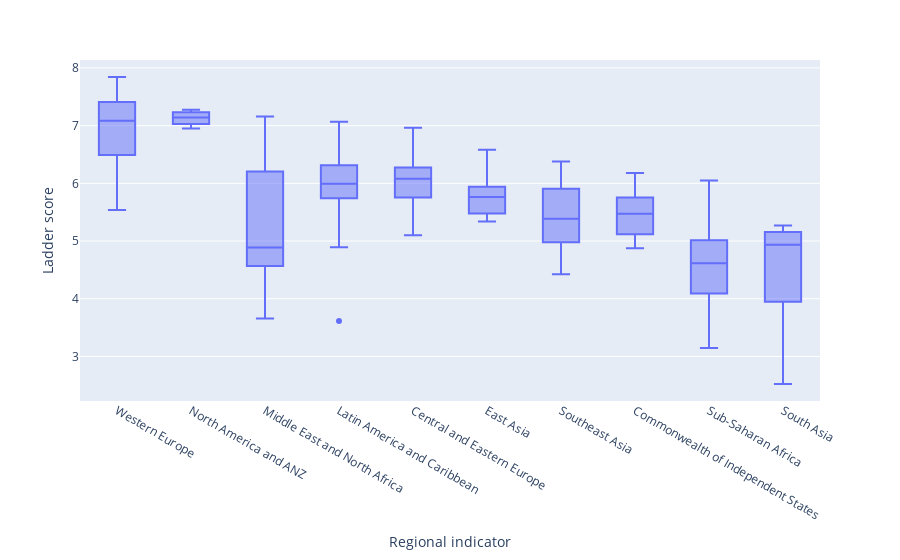

Notebook cell for this chart:
### Code cell
px.box(a, x = "Regional indicator", y = 'Ladder score' )

### Figure 1 — Plotly figure (JSON) as saved in the notebook; plotly's stock layout.template omitted (floating-point values rounded to 4 significant figures; data arrays with more than 128 entries replaced by an {"elided": "..."} marker saying what was removed)
{"data": [{"alignmentgroup": "True", "hovertemplate": "Regional indicator=%{x}<br>Ladder score=%{y}<extra></extra>", "legendgroup": "", "marker": {"color": "#636efa"}, "name": "", "notched": false, "offsetgroup": "", "orientation": "v", "showlegend": false, "type": "box", "x": {"elided": "149 str values"}, "x0": " ", "xaxis": "x", "y": {"elided": "149 float values"}, "y0": " ", "yaxis": "y"}], "layout": {"boxmode": "group", "legend": {"tracegroupgap": 0}, "margin": {"t": 60}, "xaxis": {"anchor": "y", "domain": [0, 1], "title": {"text": "Regional indicator"}}, "yaxis": {"anchor": "x", "domain": [0, 1], "title": {"text": "Ladder score"}}}}
